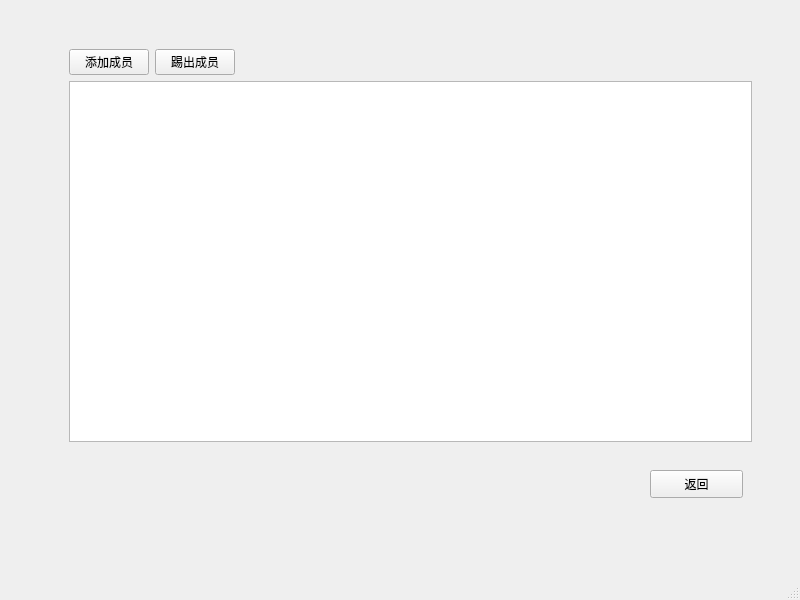
<?xml version="1.0" encoding="UTF-8"?>
<ui version="4.0">
 <class>member</class>
 <widget class="QMainWindow" name="member">
  <property name="geometry">
   <rect>
    <x>0</x>
    <y>0</y>
    <width>800</width>
    <height>600</height>
   </rect>
  </property>
  <property name="windowTitle">
   <string>MainWindow</string>
  </property>
  <widget class="QWidget" name="centralwidget">
   <widget class="QPushButton" name="pushButton">
    <property name="geometry">
     <rect>
      <x>650</x>
      <y>470</y>
      <width>93</width>
      <height>28</height>
     </rect>
    </property>
    <property name="text">
     <string>返回</string>
    </property>
   </widget>
   <widget class="QStackedWidget" name="stackedWidget">
    <property name="geometry">
     <rect>
      <x>60</x>
      <y>40</y>
      <width>701</width>
      <height>411</height>
     </rect>
    </property>
    <widget class="QWidget" name="page">
     <layout class="QGridLayout" name="gridLayout">
      <item row="0" column="0">
       <widget class="QPushButton" name="pushButton_2">
        <property name="text">
         <string>添加成员</string>
        </property>
       </widget>
      </item>
      <item row="0" column="2">
       <spacer name="horizontalSpacer">
        <property name="orientation">
         <enum>Qt::Horizontal</enum>
        </property>
        <property name="sizeHint" stdset="0">
         <size>
          <width>183</width>
          <height>20</height>
         </size>
        </property>
       </spacer>
      </item>
      <item row="0" column="1">
       <widget class="QPushButton" name="pushButton_3">
        <property name="text">
         <string>踢出成员</string>
        </property>
       </widget>
      </item>
      <item row="1" column="0" colspan="4">
       <widget class="QTableWidget" name="tableWidget"/>
      </item>
     </layout>
    </widget>
    <widget class="QWidget" name="page_2"/>
   </widget>
  </widget>
  <widget class="QMenuBar" name="menubar">
   <property name="geometry">
    <rect>
     <x>0</x>
     <y>0</y>
     <width>800</width>
     <height>26</height>
    </rect>
   </property>
  </widget>
  <widget class="QStatusBar" name="statusbar"/>
 </widget>
 <resources/>
 <connections/>
</ui>
